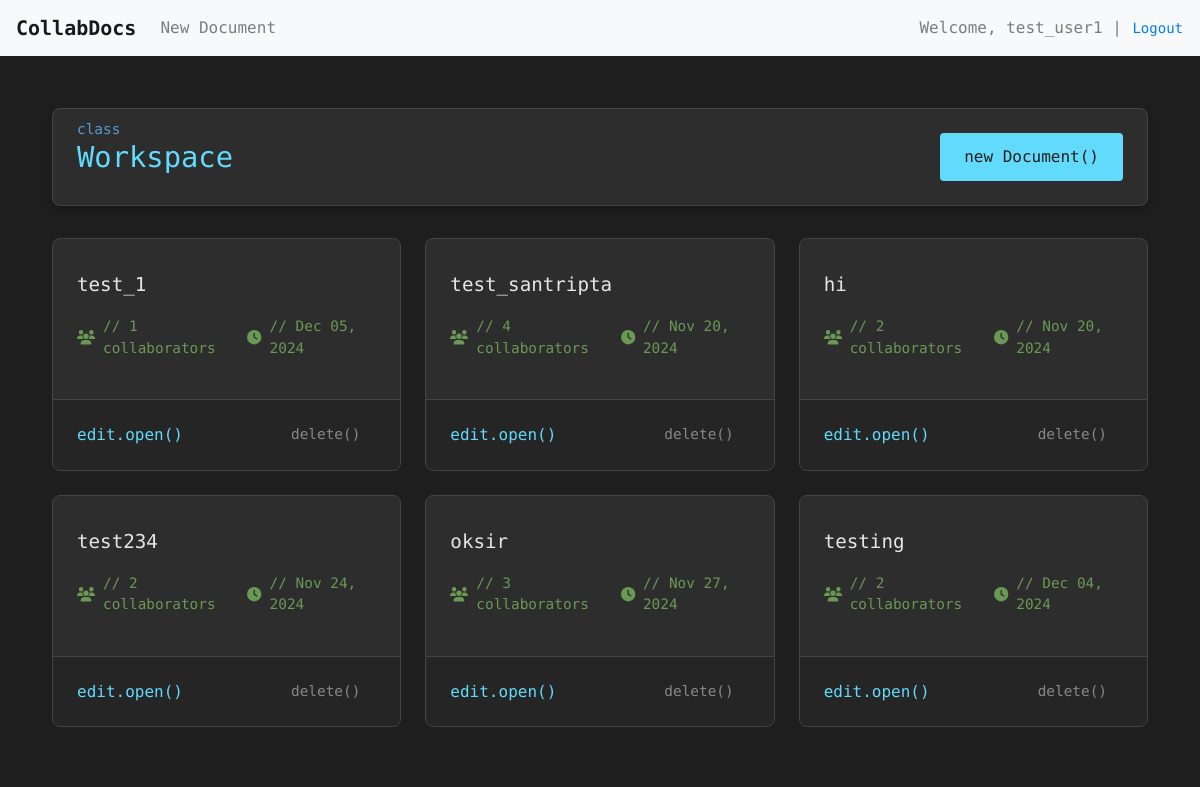
The page / (signed in) on the database as committed earlier.
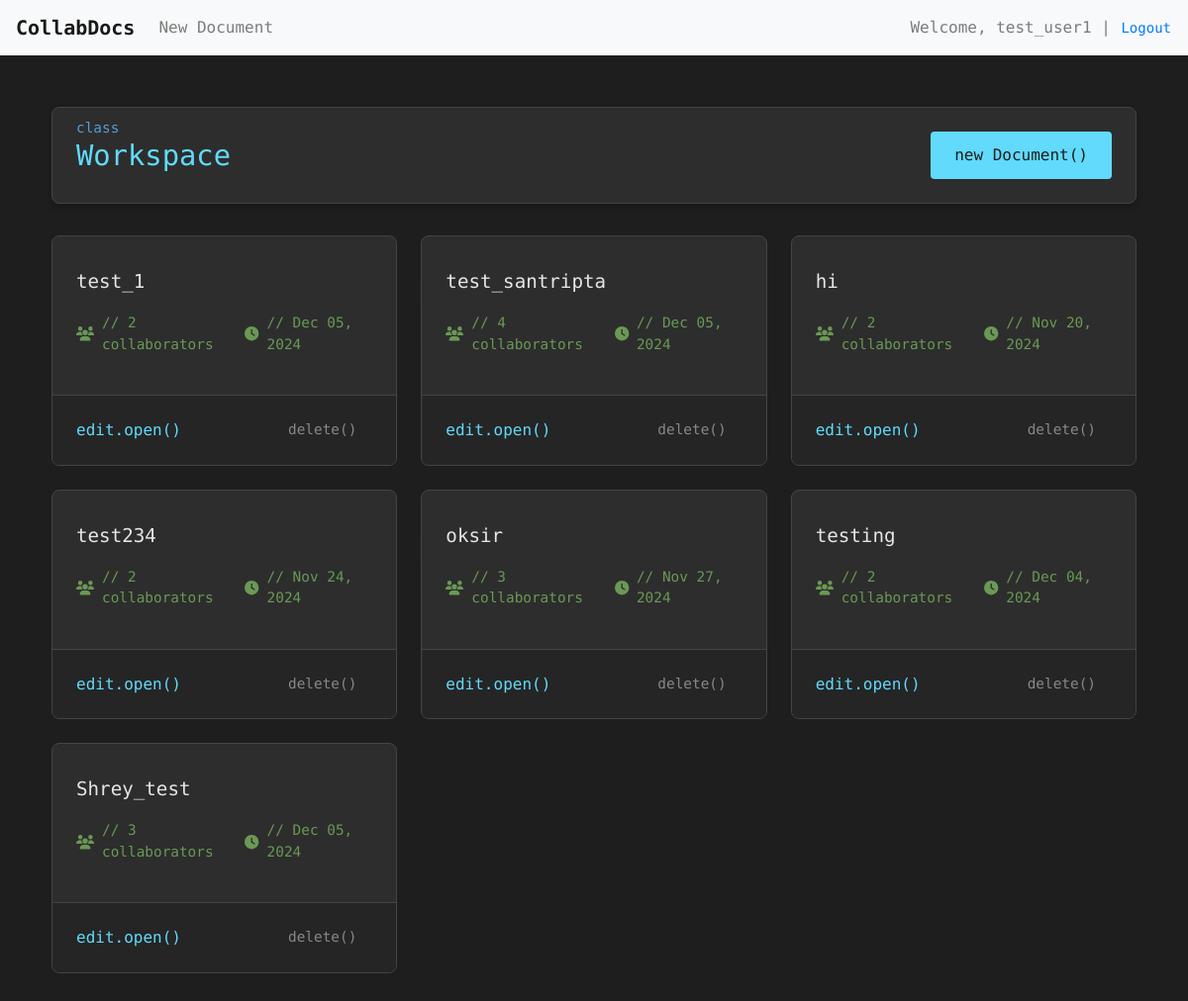
The same page on the database as committed later.
### editor/models.py (models this page shows, shortened)
class Document(models.Model):
    title = models.CharField(max_length=255)
    content = models.TextField(blank=True, default='')  # Store the document content as JSON
    collaborators = models.ManyToManyField(User, related_name='documents')
    created_at = models.DateTimeField(auto_now_add=True)
    updated_at = models.DateTimeField(auto_now=True)

### editor/views.py (the view)
# urls.py: path('', views.document_list, name='document_list'),
@login_required
def document_list(request):
    documents = Document.objects.filter(collaborators=request.user)
    return render(request, 'document_list.html', {'documents': documents})

### templates/document_list.html (shortened to what this page needs)
{% extends 'base.html' %}
{% block content %}
<div class="dashboard-container">
    <div class="dashboard-header">
        <h2 class="dashboard-title">Workspace</h2>
        <a href="{% url 'document_create' %}" class="btn-create">
            new Document()
        </a>
    </div>
    {% if documents %}
    <div class="documents-grid">
        {% for document in documents %}
        <div class="document-card">
            <div class="document-content">
                <a href="{% url 'document_edit' document.pk %}" class="document-title">
                    {{ document.title }}
                </a>
                <div class="document-stats">
                    <span class="stat-item">
                        <i class="fas fa-users"></i>
                        // {{ document.collaborators.count }} collaborators
                    </span>
                    <span class="stat-item">
                        <i class="fas fa-clock"></i>
                        // {{ document.updated_at|date:"M d, Y" }}
                    </span>
                </div>
            </div>
            <div class="document-actions">
                <a href="{% url 'document_edit' document.pk %}" class="btn-edit">
                    edit.open()
                </a>
                <form action="{% url 'document_delete' document.pk %}" method="post" style="margin: 0;">
                    <button type="submit" class="btn-delete" onclick="return confirm('Are you sure you want to delete this document?');">
                        delete()
                    </button>
                </form>
            </div>
        </div>
        {% endfor %}
    </div>
    {% else %}
    <div class="empty-state">
        <h3>// Workspace is empty</h3>
        <p>Initialize your first document to begin</p>
    </div>
    {% endif %}
</div>
{% endblock %}

### templates/base.html (shortened to what this page needs)
{% load static %}
<!DOCTYPE html>
<html lang="en">
<head>
    {% if not request.resolver_match.url_name in 'login,register' %}
    <link rel="stylesheet" href="https://cdn.jsdelivr.net/npm/bootstrap@4.5.3/dist/css/bootstrap.min.css">
    <link rel="stylesheet" href="{% static 'css/styles.css' %}">
    {% endif %}
</head>
<body>
    {% if request.resolver_match.url_name in 'login,register' %}
    <header>
        <div class="brand-section">
            <a href="{% url 'document_list' %}" class="brand-name">CollabDocs</a>
        </div>
        <div class="user-section">
            <div class="auth-links">
                <a href="{% url 'login' %}">login()</a>
                <div class="separator" style="display: inline;">|</div>
                <a href="{% url 'register' %}">register()</a>
            </div>
        </div>
    </header>
    {% else %}
    <nav class="navbar navbar-expand-lg navbar-light bg-light">
        <a class="navbar-brand" href="{% url 'document_list' %}">CollabDocs</a>
        <div class="collapse navbar-collapse">
            {% if user.is_authenticated %}
            <ul class="navbar-nav mr-auto">
                <li class="nav-item">
                    <a class="nav-link" href="{% url 'document_create' %}">New Document</a>
                </li>
            </ul>
            <span class="navbar-text">
                Welcome, {{ user.username }} |
                <form action="{% url 'logout' %}" method="post" style="display: inline;">
                    <button type="submit" class="btn btn-link btn-sm" style="padding: 0;">Logout</button>
                </form>
            </span>
            {% endif %}
        </div>
    </nav>
    {% endif %}
    <main>
        {% block content %}{% endblock %}
    </main>
</body>
</html>

### static/css/styles.css (style rules this page uses)
body { font-family: 'Helvetica Neue', Helvetica, Arial, sans-serif; background-color: #f7f7f7; }
main { margin: 20px; }
.navbar-brand { font-weight: bold; }

### templates/document_list.html (style rules this page uses)
.dashboard-container { min-height: calc(100vh - 180px); padding: 2rem; background-color: #1e1e1e; font-family: 'Fira Code', monospace; }
.dashboard-header { display: flex; justify-content: space-between; align-items: center; margin-bottom: 2rem; padding: 1.5rem; background: #2d2d2d; border-radius: 8px; border: 1px solid #444; box-shadow: 0 4px 6px rgba(0, 0, 0, 0.2); }
.dashboard-title { color: #61dafb; font-size: 1.8rem; margin: 0; position: relative; display: inline-block; }
.dashboard-title::before { content: 'class'; position: absolute; top: -1.2rem; left: 0; font-size: 0.9rem; color: #569cd6; }
.documents-grid { display: grid; grid-template-columns: repeat(auto-fill, minmax(300px, 1fr)); gap: 1.5rem; margin-top: 1.5rem; }
.document-card { background: #2d2d2d; border-radius: 8px; overflow: hidden; transition: all 0.3s cubic-bezier(0.4, 0, 0.2, 1); position: relative; border: 1px solid #444; transform-origin: center; }
.document-card::after { content: ''; position: absolute; top: 0; left: 0; right: 0; bottom: 0; background: linear-gradient(45deg, transparent, rgba(97, 218, 251, 0.1), transparent); transform: translateX(-100%); transition: transform 0.6s ease; }
.document-content { padding: 2rem 1.5rem 1.5rem; }
.document-title { color: #e6e6e6; font-size: 1.2rem; font-weight: 500; margin-bottom: 1rem; display: block; text-decoration: none; position: relative; display: inline-block; transition: color 0.3s ease; }
.document-title::before { content: '>'; position: absolute; left: -20px; opacity: 0; transform: translateX(-10px); transition: all 0.3s ease; color: #61dafb; }
.document-stats { display: flex; gap: 1rem; margin-bottom: 1rem; font-size: 0.9rem; color: #6a9955; }
.stat-item { display: flex; align-items: center; gap: 0.5rem; }
.document-actions { display: flex; justify-content: space-between; align-items: center; padding: 1rem 1.5rem; background: #252525; border-top: 1px solid #444; }
.btn-create { background: #61dafb; color: #1e1e1e; border: none; padding: 0.75rem 1.5rem; border-radius: 4px; font-weight: 500; font-family: 'Fira Code', monospace; transition: all 0.3s ease; }
.btn-edit { color: #61dafb; text-decoration: none; font-weight: 500; transition: color 0.2s; }
.btn-delete { background: transparent; color: #888; border: none; font-size: 0.9rem; transition: all 0.2s; padding: 0.5rem 1rem; border-radius: 4px; font-family: 'Fira Code', monospace; }

### templates/base.html (style rules this page uses)
body, html { margin: 0; padding: 0; background-color: #1e1e1e; color: #e6e6e6; font-family: 'Fira Code', monospace; transition: background-color 0.3s ease; }
button, a, input[type="submit"] { transition: transform 0.2s ease, box-shadow 0.2s ease; }

Rows that differ between the two databases and show on the page:
changed Document "test_1": collaborators.count "1" → "2"
changed Document "test_santripta": updated_at "Nov 20, 2024" → "Dec 05, 2024"
added Document: title "Shrey_test", collaborators.count "3", updated_at "Dec 05, 2024"
